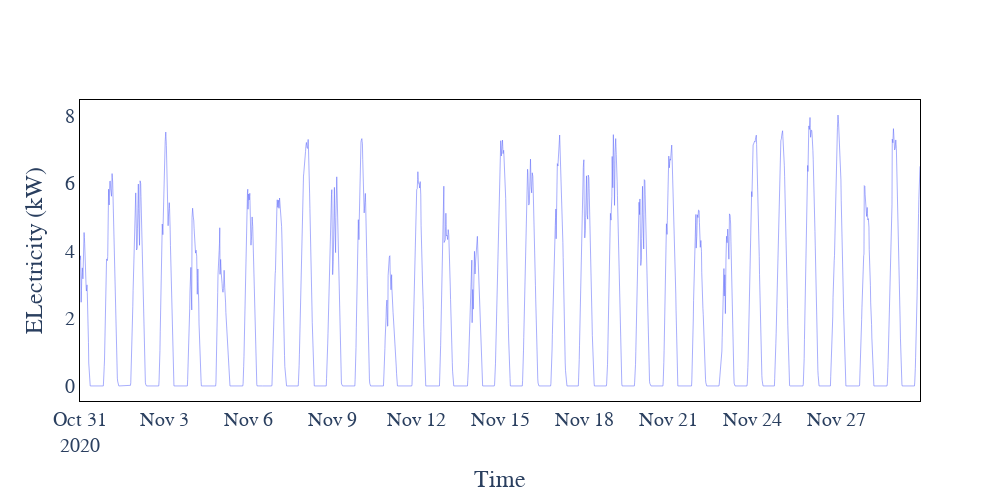

The notebook cell this image was saved under:
### Code cell
check_key = 'Solar4'
single_user = pd.read_csv('solar4_nov_res.csv',index_col = 0, header = None)
# single_user_cnn = pd.read_csv('solar0_nov.csv',index_col = 0, header = None)
# single_user_101 = pd.read_csv('res_solar0_nov_2.csv',index_col = 0, header = None)
solar4 = single_user.iloc[0]
# solar0_cnn = single_user_cnn.iloc[0]
# solar0_101 = single_user_101.iloc[0]
fig = go.Figure()
time_series = data_processed['weather'].index
fig.add_trace(
        go.Scatter(
            x= time_series, y=solar4, line_width = 0.8, opacity = 0.7, name =check_key + ' resnet prediction'
        )
    )
# fig.add_trace(
#         go.Scatter(
#             x= time_series, y=solar0_cnn, line_width = 0.8, opacity = 0.7, name =check_key + ' cnn prediction'
#         )
#     )
# fig.add_trace(
#         go.Scatter(
#             x= time_series, y=solar0_101, line_width = 0.8, opacity = 0.7, name =check_key + ' resnet101 prediction'
#         )
#     )
if check_key.find('Building') != -1:
    fig.add_scattergl(x=time_series, y=real_value.where(data_processed[check_key]['missing_value'] == 1), line={'color': 'purple'}, name ='invalid values - fixed')
fig.layout.xaxis.title = "Time"
fig.layout.yaxis.title = "ELectricity (kW)"
fig.layout.plot_bgcolor='rgba(0,0,0,0)'
fig.layout.font.family="Times New Roman" ## "Times New Roman Black"
fig.layout.font.size = 20
fig.layout.width = 1000
fig.layout.height = 500
fig.update_xaxes(showline=True, linewidth=1, linecolor='black', mirror=True,showgrid=False)
##, tickangle = 45 
fig.update_yaxes(showline=True, linewidth=1, linecolor='black', mirror=True, showgrid=False)
fig.show()

### Figure 1 — Plotly figure (JSON) as saved in the notebook; plotly's stock layout.template omitted (floating-point values rounded to 4 significant figures; data arrays with more than 128 entries replaced by an {"elided": "..."} marker saying what was removed)
{"data": [{"line": {"width": 0.8}, "name": "Solar4 resnet prediction", "opacity": 0.7, "type": "scatter", "x": {"elided": "2977 str values"}, "y": {"elided": "2880 float values"}}], "layout": {"font": {"family": "Times New Roman", "size": 20}, "height": 500, "plot_bgcolor": "rgba(0,0,0,0)", "width": 1000, "xaxis": {"linecolor": "black", "linewidth": 1, "mirror": true, "showgrid": false, "showline": true, "title": {"text": "Time"}}, "yaxis": {"linecolor": "black", "linewidth": 1, "mirror": true, "showgrid": false, "showline": true, "title": {"text": "ELectricity (kW)"}}}}
